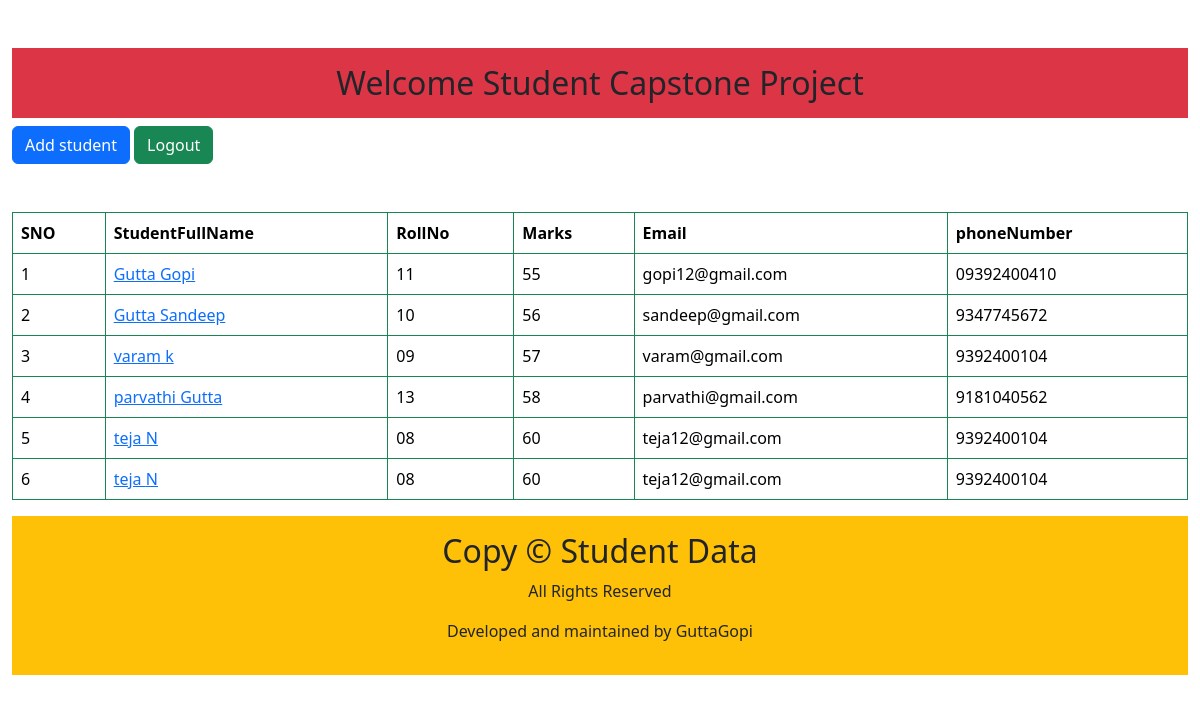
The app's page / (signed in) with its own data.
### app/models.py (models this page shows)
class student(models.Model):
    first_name=models.CharField(max_length=100)
    last_name=models.CharField(max_length=100)
    Roll_no=models.CharField(max_length=100)
    marks=models.CharField(max_length=100)
    photo=models.CharField(max_length=100)
    email=models.CharField(max_length=100)
    phonenumber=models.CharField(max_length=100)

### app/views.py (the view)
# urls.py: 2. Add a URL to urlpatterns:  path('', views.home, name='home')
@login_required
def home(request):
    gopi=student.objects.all()
    return render(request, 'app/home.html',{'gopi':gopi})

### app/templates/app/home.html (shortened to what this page needs)
<!DOCTYPE html>
<html lang="en">
<head>
    <link href="https://cdn.jsdelivr.net/npm/bootstrap@5.3.7/dist/css/bootstrap.min.css" rel="stylesheet">
</head>
<body class="container-fluid">
    <div>
        <h2 class="text-center mt-5 bg-danger p-3 ">Welcome Student Capstone Project </h2>
    </div>
    <a href="{% url 'add' %}" class="btn btn-primary">Add student</a>
    <a href="{% url 'login' %}" class="btn btn-success">Logout</a>
    <div class="mt-5">
        <table class="table table-bordered border-success">
            <thead>
                <tr>
                    <th>SNO</th>
                    <th>StudentFullName</th>
                    <th>RollNo</th>
                    <th>Marks</th>
                    <th>Email</th>
                    <th>phoneNumber</th>
                </tr>
            </thead>
            <tbody>
                {% for x in gopi %}
                <tr>
                    <td>{{x.id}}</td>
                    <td><a href="{% url 'student1' x.id %}">{{x.first_name}} {{x.last_name}}</a></td>
                    <td>{{x.Roll_no}}</td>
                    <td>{{x.marks}}</td>
                    <td>{{x.email}}</td>
                    <td>{{x.phonenumber}}</td>
                </tr>
                {% endfor %}
            </tbody>
        </table>
    <div>
    <div class="footer text-center bg-warning p-3" >
        <h2>Copy © Student Data</h2>
        <p>All Rights Reserved</p>
        <p>Developed and maintained by GuttaGopi</p>
    </div>
</body>
</html>

### records on screen
student: id "1", first_name "Gutta", last_name "Gopi", Roll_no "11", marks "55", email "gopi12@gmail.com", phonenumber "09392400410"
student: id "2", first_name "Gutta", last_name "Sandeep", Roll_no "10", marks "56", email "sandeep@gmail.com", phonenumber "9347745672"
student: id "3", first_name "varam", last_name "k", Roll_no "09", marks "57", email "varam@gmail.com", phonenumber "9392400104"
student: id "4", first_name "parvathi", last_name "Gutta", Roll_no "13", marks "58", email "parvathi@gmail.com", phonenumber "9181040562"
student: id "5", first_name "teja", last_name "N", Roll_no "08", marks "60", email "teja12@gmail.com", phonenumber "9392400104"
student: id "6", first_name "teja", last_name "N", Roll_no "08", marks "60", email "teja12@gmail.com", phonenumber "9392400104"
